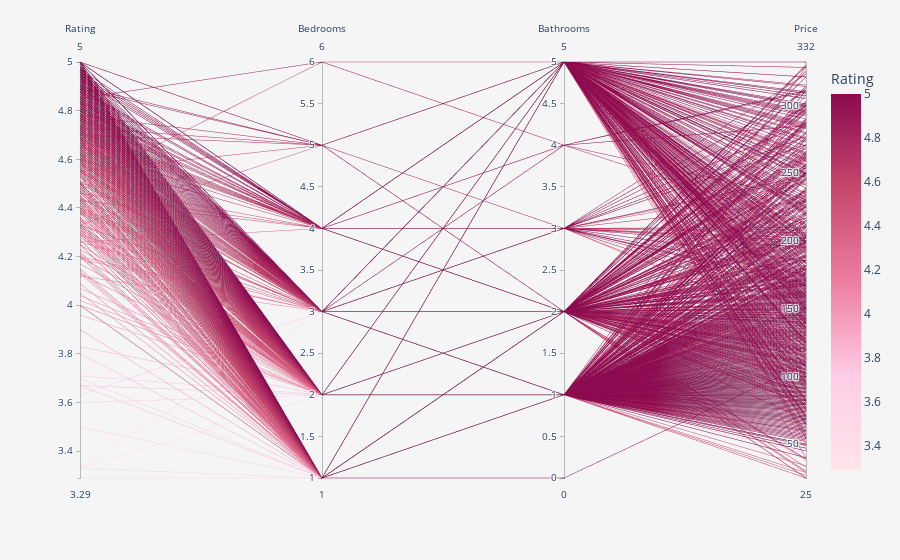

The notebook cell this image was saved under:
### Code cell
color_scale = [
    [0.0, "#FFE5EC"],  # Very light pink
    [0.25, "#FFCCE5"],  # Light pink
    [0.5, "#EE7EA0"],   # Medium pink (your specified color)
    [0.75, "#C5486D"],  # Darker pink
    [1.0, "#8B0A50"]    # Darkest pink
]

fig = px.parallel_coordinates(df_cleaned, color='rating',
                              dimensions=['rating', 'bedrooms', 'baths', 'price'],
                              color_continuous_scale=color_scale,
                              labels={'rating': 'Rating', 'bedrooms': 'Bedrooms',
                                      'baths': 'Bathrooms', 'price': 'Price'})
fig.update_layout(
    plot_bgcolor='whitesmoke',  # Inner background color
    paper_bgcolor='whitesmoke' # Outer background color
)
fig.show()
fig.write_html("parallel_coordinates.html")

### Figure 1 — Plotly figure (JSON) as saved in the notebook; plotly's stock layout.template omitted (floating-point values rounded to 4 significant figures; data arrays with more than 128 entries replaced by an {"elided": "..."} marker saying what was removed)
{"data": [{"dimensions": [{"label": "Rating", "values": {"elided": "2132 float values"}}, {"label": "Bedrooms", "values": {"elided": "2132 int values"}}, {"label": "Bathrooms", "values": {"elided": "2132 int values"}}, {"label": "Price", "values": {"elided": "2132 int values"}}], "domain": {"x": [0, 1], "y": [0, 1]}, "line": {"color": {"elided": "2132 float values"}, "coloraxis": "coloraxis"}, "name": "", "type": "parcoords"}], "layout": {"coloraxis": {"colorbar": {"title": {"text": "Rating"}}, "colorscale": [[0, "#FFE5EC"], [0.25, "#FFCCE5"], [0.5, "#EE7EA0"], [0.75, "#C5486D"], [1, "#8B0A50"]]}, "legend": {"tracegroupgap": 0}, "margin": {"t": 60}, "paper_bgcolor": "whitesmoke", "plot_bgcolor": "whitesmoke"}}
